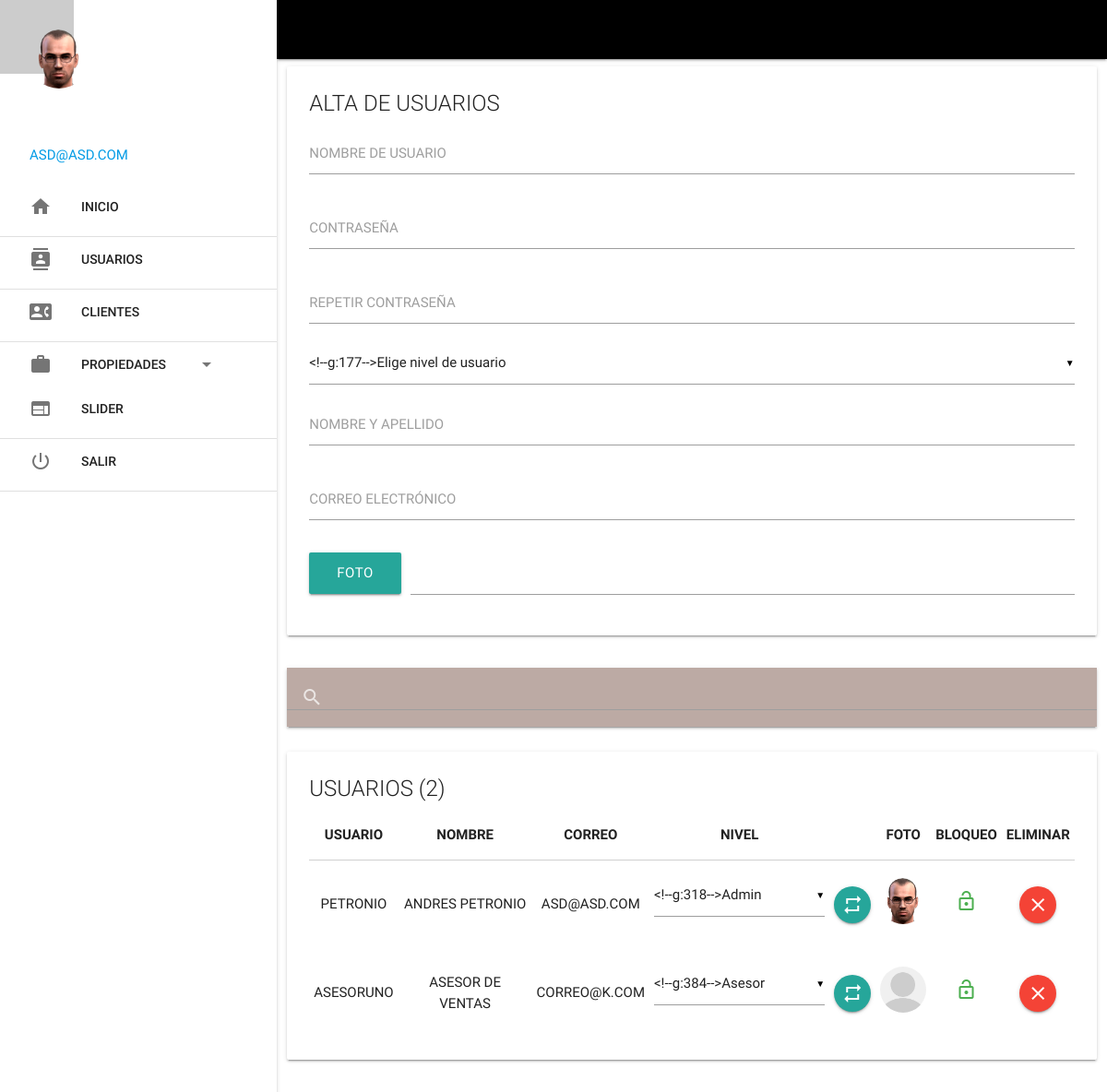
Page /admin/usuarios/index.php (signed in) on the committed database.
### tables this page shows
CREATE TABLE `usuarios` (
  `id` int(3) NOT NULL,
  `nick` varchar(15) NOT NULL,
  `pass` varchar(100) NOT NULL,
  `nombre` varchar(100) NOT NULL,
  `correo` varchar(100) NOT NULL,
  `nivel` varchar(20) NOT NULL,
  `bloqueo` int(1) NOT NULL,
  `foto` varchar(50) NOT NULL
);

### admin/usuarios/index.php (the view, shortened to what this page needs)
<?php
	include '../extend/header.php';
?>
	<div class="row">
		<div class="col s12">
			<div class="card">
				<div class="card-content">
					<span class="card-title">Alta de usuarios</span>
					<form class="form" action="ins_usuarios.php" method="post" enctype="multipart/form-data">
						<div class="input-field">
							<input type="text" name="nick" required autofocus title="Debe contener entre 8 y 15 caracteres. Solo letras." pattern="[A-Za-z]{8,15}" id="nick" onblur="may(this.value, this.id)">
							<label for="nick">Nombre de Usuario</label>
						</div>
						<div class="input-field">
							<input type="password" name="pass1" title="Contraseña con números, mayúsculas y minúsculas. Entre 8 y 15 caracteres" pattern="[A-Za-z0-9]{8,15}" id="pass1">
							<label for="pass1">Contraseña</label>
						</div>
						<div class="input-field">
							<input type="password" title="Contraseña con números, mayúsculas y minúsculas. Entre 8 y 15 caracteres" pattern="[A-Za-z0-9]{8,15}" id="pass2">
							<label for="pass2">Repetir contraseña</label>
						</div>
						<div class="input-field">
							<input type="text" name="nombre" title="Nombre completo del usuario" id="nombre" onblur="may(this.value, this.id)" required pattern="[A-Z/s ]+">
							<label for="nombre">Nombre y Apellido</label>
						</div>
						<div class="input-field">
							<input type="email" name="correo" title="Correo electrónico" id="correo">
							<label for="correo">Correo electrónico</label>
						</div>
						<div class="file-field input-field">
							<div class="btn">
								<span>Foto</span>
							</div>
							<div class="file-path-wrapper">
								<input class="file-path" type="text">
							</div>
						</div>
					</form>
				</div>
			</div>
		</div>
	</div>
	<div class="row">
		<div class="col s12">
			<nav class="brown lighten-3">
				<div class="nav-wrapper">
					<div class="input-field">
						<input type="search" id="buscar" autocomplete="off">
						<label class="label-icon" for="buscar"><i class="material-icons">search</i></label>
						<i class="material-icons">close</i>
					</div>
				</div>
			</nav>
		</div>
	</div>
	<?php $sel = $con->query("SELECT * FROM usuarios");
	$row = mysqli_num_rows($sel);
	?>
	<div class="row">
		<div class="col s12">
			<div class="card">
				<div class="card-content">
					<span class="card-title">Usuarios (<?php echo $row ?>)</span>
					<table>
						<thead>
						<tr class="cabecera">
							<th><center>Usuario</center></th>
							<th><center>Nombre</center></th>
							<th><center>Correo</center></th>
							<th><center>Nivel</center></th>
							<th><center></center></th>
							<th><center>Foto</center></th>
							<th><center>Bloqueo</center></th>
							<th><center>Eliminar</center></th>
						</tr>
						</thead>
						<?php while($f = $sel->fetch_assoc()){ ?>
						<tr>
							<td><center><?php echo $f['nick'] ?></center></td>
							<td><center><?php echo $f['nombre'] ?></center></td>
							<td><center><?php echo $f['correo'] ?></center></td>
							<td><center>
								<form action="up_nivel.php" method="post">
							</center></td>
							<td><center>
								<button type="submit" class="btn-floating"><i class="material-icons" title="Actualizar">repeat</i></button>
							</center></td>
							<td><center><img src="<?php echo $f['foto'] ?>" width="50" class="circle"></td>
							<td><center>
							<?php if ($f['bloqueo'] == 1) : ?>
								<a href="bloqueo_manual.php?us=<?php echo $f['id'] ?>&bl=<?php echo $f['bloqueo'] ?>"><i class="material-icons green-text" title="Activo">lock_open</i></a>
							<?php else: ?>
								<a href="bloqueo_manual.php?us=<?php echo $f['id'] ?>&bl=<?php echo $f['bloqueo'] ?>"><i class="material-icons red-text" title="Bloqueado">lock_outline</i></a>
							<?php endif; ?>
							</center></td>
							<td><center>
								<a href="#" class="btn-floating red" onclick="swal({ title: '¿Está seguro que desea eliminar el usuario?', text: 'No será posible revertir esta acción', type: 'warning', showCancelButton: true, confirmButtonColor: '#3085d6', cancelButtonColor: '#d33', confirmButtonText: 'Si, eliminarlo', cancelButtonText: 'Cancelar' }).then(function () {
										location.href='eliminar_usuario.php?id=<?PHP echo $f['id']?>';})"><i class="material-icons">clear</i></a>
							</center></td>
						</tr>
						<?php } ?>
					</table>
				</div>
			</div>
		</div>
	</div>
<?php include '../extend/scripts.php' ?>
</body>
</html>

### admin/extend/header.php (style rules this page uses)
body { text-transform: uppercase; }

### rows in the picture
usuarios: nick "PETRONIO", nombre "ANDRES PETRONIO", correo "ASD@ASD.COM", foto (picture)
usuarios: nick "ASESORUNO", nombre "ASESOR DE VENTAS", correo "CORREO@K.COM", foto (picture)

### other values in the picture
$_SESSION['correo'] "ASD@ASD.COM"
$row "2"
